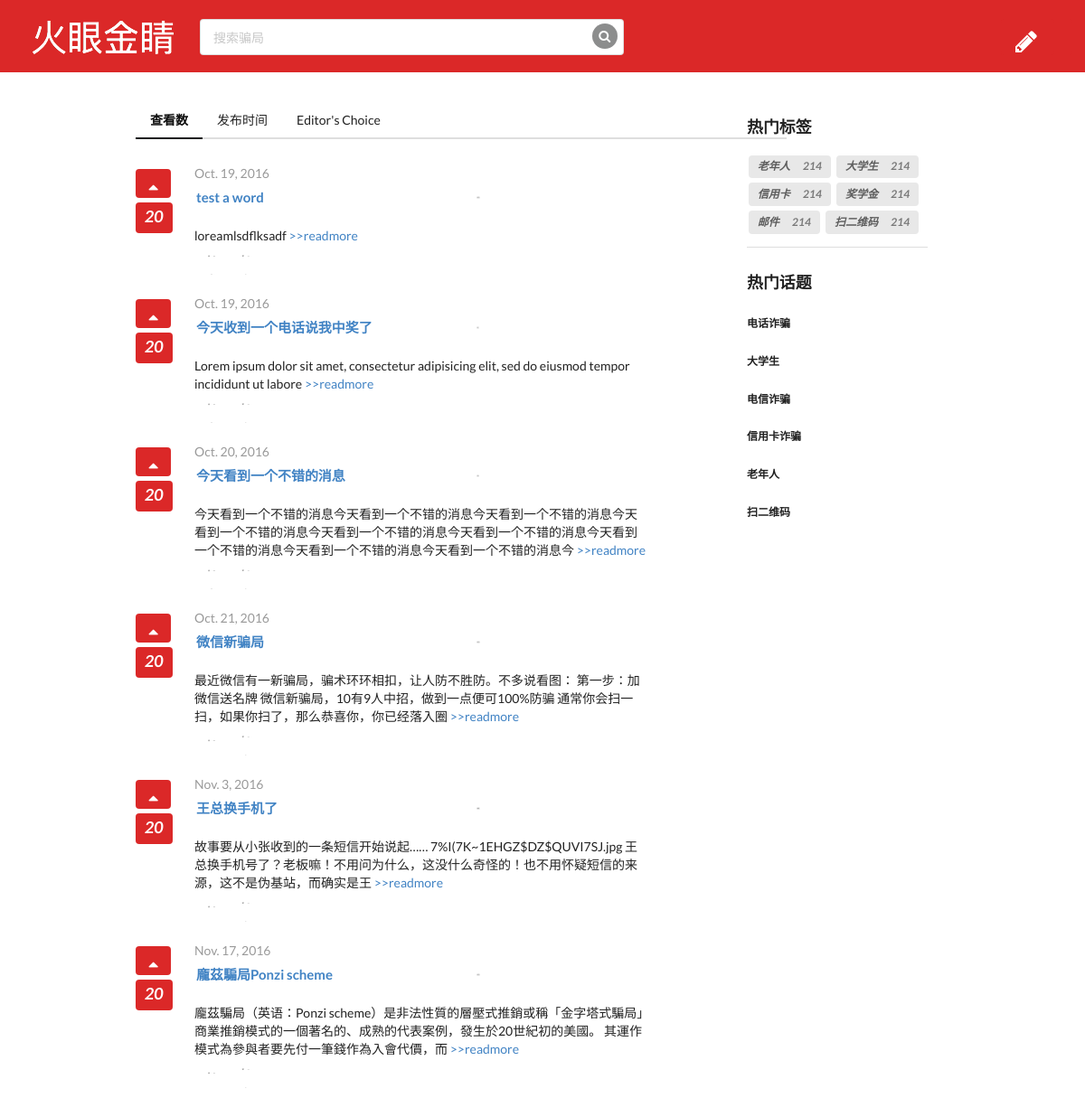
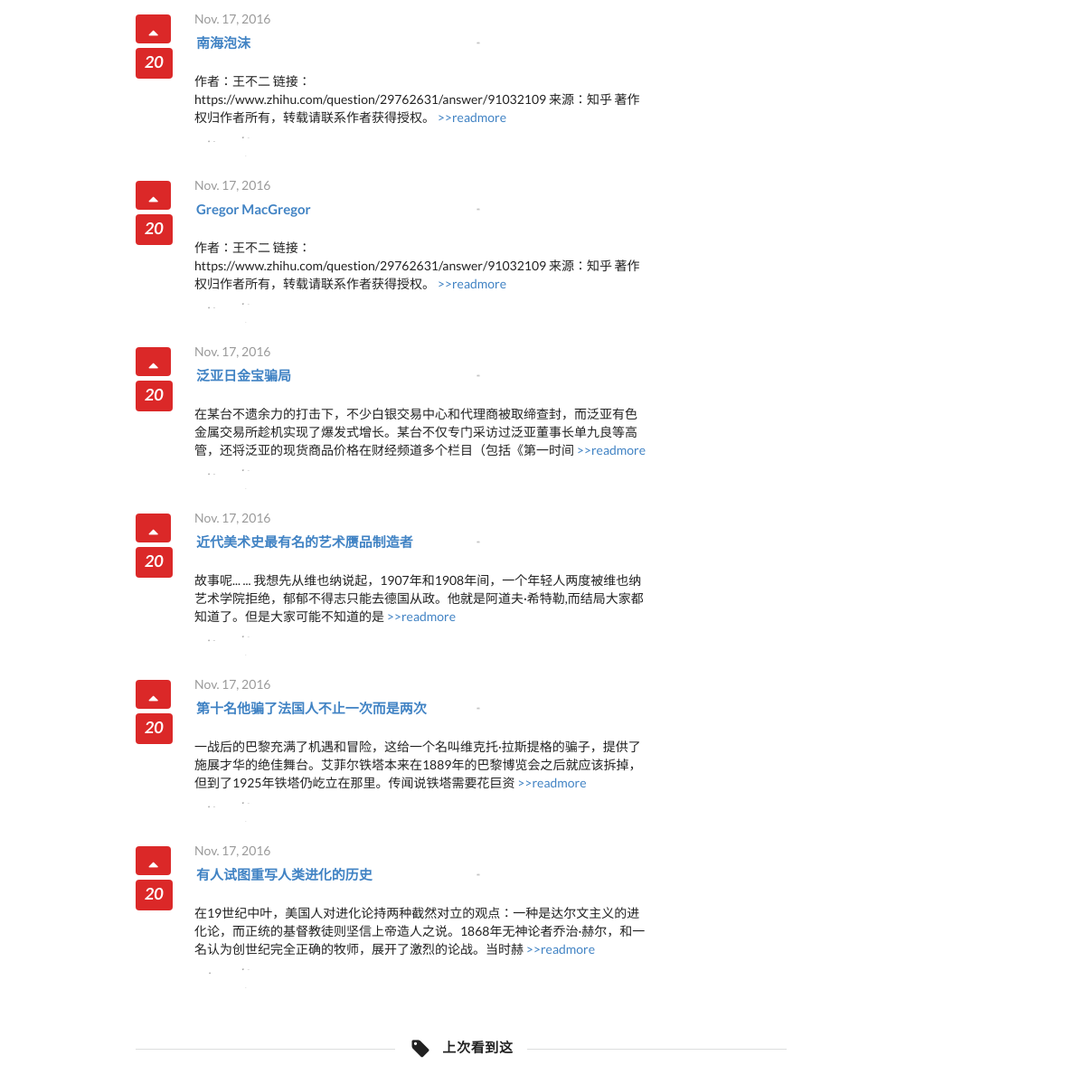
The app's page /index/ with its own data (2 pictures, top to bottom).
### firstapp/models.py (models this page shows, shortened)
class Article(models.Model):
    headline = models.CharField(null = True, blank=True,max_length=200)
    headline_2 = models.CharField(null = True, blank=True,max_length=200)
    content = models.TextField(null=True,blank=True)
    pub_date = models.DateField(auto_now_add=True)
    TAG_CHOICES = (
        ('dxs','大学生'),
        ('lnr','老年人'),
        ('信用卡','信用卡'),
        ('扫二维码','扫二维码'),
        ('短信','短信')
    )
    editorchoice = models.BooleanField(default=False)
    watchnumber = models.CharField(null = True, blank=True,max_length=200)
    tag = models.CharField(null=True,blank=True,max_length=5,choices = TAG_CHOICES)
    cover = models.FileField(upload_to='cover_image',null=True)

class Tag(models.Model):
    name = models.CharField(null=True,blank=True,max_length=50)

class Topics(models.Model):
    name = models.CharField(null=True,blank=True,max_length=50)

### firstapp/views.py (the view)
# urls.py: url(r'^index/$',index,name='index'),
def index(request):
    print(request)
    print('==='*30)
    print(dir(request))
    print('==='*30)
    print(type(request))
    queryset = request.GET.get('tag')
    print(queryset)
    orderset = request.GET.get('order')
    print(orderset)
    dateset = request.GET.get('pubdate')
    if queryset:
        article_list = Article.objects.filter(tag=queryset)
    else:
        article_list = Article.objects.all()
    if orderset:
        article_list = Article.objects.order_by('-watchnumber')
    else:
        pass
    if dateset:
        article_list = Article.objects.order_by('-pub_date')
    else:
        pass
    for article in article_list: #将文件名中的空格替换为-, 并储存在 headline_2 字段
        if article.headline_2:
            pass
        else:
            article.headline_2 = article.headline.replace(' ','-')
            article.save()
    context = {}
    topic_list = Topics.objects.all()
    tag_list = Tag.objects.all()
    context['article_list'] = article_list
    context['topic_list']= topic_list
    context['tag_list']= tag_list
    index_page = render(request,'huoyan_homepage.html',context)
    return index_page

### firstapp/templates/huoyan_homepage.html (shortened to what this page needs)
<!DOCTYPE html>
{% load staticfiles %}
<html>
<head>
    <link rel="stylesheet" href={% static "CSS/semantic.css" %} media="screen" title="no title" charset = "utf-8">
      <link rel="stylesheet" href={% static "huoyan_homepage.css" %} media="screen" title="no title" charset = "utf-8">
</head>
<body>
    <div class="ui red padded inverted vertical segment" style="height:80px">
        <div class="ui padded text menu" style="margin-top:0px;height:40px">
            <div class="ui image" style="margin-top:-7px;margin-left:20px">
                <img src={% static "huoyanlogo.png"%} alt="" >
            </div>
            <div class="ui icon input" style="width:40%;margin-left:20px">
                <input type="text" placeholder="搜索骗局">
                <i class="inverted circular search link icon"></i>
            </div>
            <div class="ui red inverted right float menu" >
                <button class="red ui icon button" style="margin-right:20px">
                    <a href="huoyan_post.html"><i class="big icon write" style="color:white"></i></a>
                </button>
            </div>
        </div>
    </div>
<div class="ui vertical segment content">
<div class="ui secondary pointing menu">
    <a class="active item" href="?order=1">查看数 </a>
    <a class="item" href = "?pubdate=1">发布时间 </a>
    <a class="item" href="/editorschoice">Editor's Choice </a>
</div>
    <div class="ui vertical segment piece" style="border:white">
        <div class="ui feed">
            {% for article in article_list %}
            <div class="event">
                <div class="label">
                    <i class="ui inverted red label"> <i class="huge caret up icon" style="color:white;margin:0"></i></i>
                    <i class="ui inverted red label" > <h3 class="ui inverted header">20</h3></i>
                </div>
                <div class="content" style="margin-left:30px">
                    <div class="date">{{ article.pub_date }}</div>
                    <div class="ui text menu">
                    <h4 class="ui header" style="margin:5px 0;width:300px">
                        <a href="{% url 'detail' article.headline_2 %}">{{ article.headline}}</a>
                    </h4>
                      <div class="ui labels" style="margin-left:10px">
                          <a class="ui label" style="margin:0;font-size:1px" href="?tag={{ article.tag }}">{{ article.tag }} </a>
                      </div>
                  </div>
                    <div class="extra text">
                            <p> {{ article.content|slice:'100'}}<span style="color:silver">
                                <a href="{% url 'detail' article.headline_2 %}"> >>readmore </a>
                            </span></p>
                    </div>
                  <div class="ui text menu">
                      <div class="ui grid" style="margin-left:-1px">
                          <div class="ui eight wide column">
                              <i class="user icon" style="font-size:2px;width:8px;color:rgb(150,150,150)"><span style="margin-left:4px">{{ article.watchnumber }}</span></i>
                          </div>
                          <div class="ui eight wide column">
                            <i class="heart icon" style="font-size:2px;width:8px;color:rgb(150,150,150)"><span style="margin-left:4px">200</span></i>
                          </div>
                      </div>
                  </div>
              </div>
            </div>
            {% endfor %}
        </div>
    </div>
<h4 class="ui horizontal divider header"><i class="tag icon"></i> 上次看到这 </h4>
  <div class="ui right internal rail biaoqian">
      <div class="ui vertical segment" style="width:200px">
          <h3 class="ui header">热门标签</h3>
          {% for tag in tag_list %}
          <i class="ui label">{{ tag.name}} <i class="detail">214</i></i>
          {% endfor %}
          <div class="ui divider"></div>
          <h3 class="ui header">热门话题</h3>
          {% for topic in topic_list %}
          <h5 class="ui sub header">{{ topic.name }}</h5>
          {% endfor %}
      </div>
  </div>
</div>
</body>
</html>

### firstapp/static/huoyan_homepage.css (style rules this page uses)
.ui.red.padded.inverted.vertical.segment { position: relative; }
.ui.vertical.segment.content { width: 60%; position: relative;; margin-left:150px; margin-top: 20px; }
.ui.right.internal.rail.biaoqian { margin-top: 18px; margin-right: -100px; width:20%; }
.ui.label { margin-top: 5px; }
.ui.vertical.segment.piece { margin-top: 0px; margin-left:0px; width:90%; }
.ui.inverted.red.label { margin-left: 0; }
.content>.ui.text.menu { margin:2px; }

### records on screen
Article: pub_date "Oct. 19, 2016", headline "test a word", content "loreamlsdflksadf"
Article: pub_date "Oct. 19, 2016", headline "今天收到一个电话说我中奖了", content "Lorem ipsum dolor sit amet, consectetur adipisicing elit, sed do eiusmod tempor incididunt ut labore"
Article: pub_date "Oct. 20, 2016", headline "今天看到一个不错的消息", content "今天看到一个不错的消息今天看到一个不错的消息今天看到一个不错的消息今天看到一个不错的消息今天看到一个不错的消息今天看到一个不错的消息今天看到一个不错的消息今天看到一个不错的消息今天看到一个不错的消息今"
Article: pub_date "Oct. 21, 2016", headline "微信新骗局", content "最近微信有一新骗局，骗术环环相扣，让人防不胜防。不多说看图： 第一步：加微信送名牌 微信新骗局，10有9人中招，做到一点便可100%防骗 通常你会扫一扫，如果你扫了，那么恭喜你，你已经落入圈"
Article: pub_date "Nov. 3, 2016", headline "王总换手机了", content "故事要从小张收到的一条短信开始说起…… 7%I(7K~1EHGZ$DZ$QUVI7SJ.jpg 王总换手机号了？老板嘛！不用问为什么，这没什么奇怪的！也不用怀疑短信的来源，这不是伪基站，而确实是王"
Article: pub_date "Nov. 17, 2016", headline "龐茲騙局Ponzi scheme", content "龐茲騙局（英语：Ponzi scheme）是非法性質的層壓式推銷或稱「金字塔式騙局」商業推銷模式的一個著名的、成熟的代表案例，發生於20世紀初的美國。 其運作模式為參與者要先付一筆錢作為入會代價，而"
Article: pub_date "Nov. 17, 2016", headline "南海泡沫", content "作者：王不二 链接：https://www.zhihu.com/question/29762631/answer/91032109 来源：知乎 著作权归作者所有，转载请联系作者获得授权。"
Article: pub_date "Nov. 17, 2016", headline "Gregor MacGregor", content "作者：王不二 链接：https://www.zhihu.com/question/29762631/answer/91032109 来源：知乎 著作权归作者所有，转载请联系作者获得授权。"
Article: pub_date "Nov. 17, 2016", headline "泛亚日金宝骗局", content "在某台不遗余力的打击下，不少白银交易中心和代理商被取缔查封，而泛亚有色金属交易所趁机实现了爆发式增长。某台不仅专门采访过泛亚董事长单九良等高管，还将泛亚的现货商品价格在财经频道多个栏目（包括《第一时间"
Article: pub_date "Nov. 17, 2016", headline "近代美术史最有名的艺术赝品制造者", content "故事呢... ... 我想先从维也纳说起，1907年和1908年间，一个年轻人两度被维也纳艺术学院拒绝，郁郁不得志只能去德国从政。他就是阿道夫·希特勒,而结局大家都知道了。但是大家可能不知道的是"
Article: pub_date "Nov. 17, 2016", headline "第十名他骗了法国人不止一次而是两次", content "一战后的巴黎充满了机遇和冒险，这给一个名叫维克托·拉斯提格的骗子，提供了施展才华的绝佳舞台。艾菲尔铁塔本来在1889年的巴黎博览会之后就应该拆掉，但到了1925年铁塔仍屹立在那里。传闻说铁塔需要花巨资"
Article: pub_date "Nov. 17, 2016", headline "有人试图重写人类进化的历史", content "在19世纪中叶，美国人对进化论持两种截然对立的观点：一种是达尔文主义的进化论，而正统的基督教徒则坚信上帝造人之说。1868年无神论者乔治·赫尔，和一名认为创世纪完全正确的牧师，展开了激烈的论战。当时赫"
Tag: name "老年人"
Tag: name "大学生"
Tag: name "信用卡"
Tag: name "奖学金"
Tag: name "邮件"
Tag: name "扫二维码"
Topics: name "电话诈骗"
Topics: name "大学生"
Topics: name "电信诈骗"
Topics: name "信用卡诈骗"
Topics: name "老年人"
Topics: name "扫二维码"
